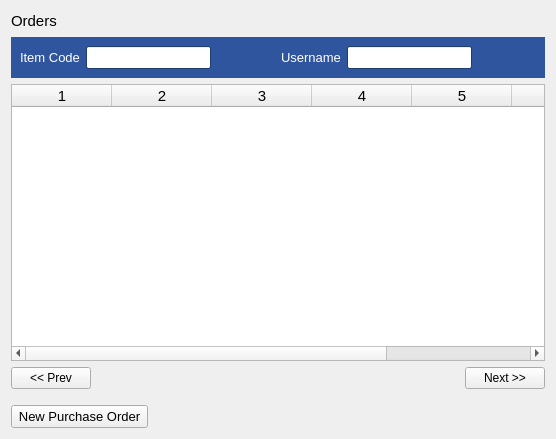
<?xml version="1.0" encoding="UTF-8"?>
<ui version="4.0">
 <class>ManageOrderItemWidget</class>
 <widget class="QWidget" name="ManageOrderItemWidget">
  <property name="geometry">
   <rect>
    <x>0</x>
    <y>0</y>
    <width>556</width>
    <height>439</height>
   </rect>
  </property>
  <property name="windowTitle">
   <string>Form</string>
  </property>
  <layout class="QVBoxLayout" name="verticalLayout">
   <item>
    <layout class="QHBoxLayout" name="horizontalLayout">
     <item>
      <widget class="QLabel" name="label">
       <property name="font">
        <font>
         <pointsize>11</pointsize>
        </font>
       </property>
       <property name="text">
        <string>Orders</string>
       </property>
      </widget>
     </item>
     <item>
      <spacer name="horizontalSpacer">
       <property name="orientation">
        <enum>Qt::Horizontal</enum>
       </property>
       <property name="sizeHint" stdset="0">
        <size>
         <width>40</width>
         <height>20</height>
        </size>
       </property>
      </spacer>
     </item>
    </layout>
   </item>
   <item>
    <widget class="QWidget" name="widget" native="true">
     <property name="palette">
      <palette>
       <active>
        <colorrole role="WindowText">
         <brush brushstyle="SolidPattern">
          <color alpha="255">
           <red>0</red>
           <green>0</green>
           <blue>0</blue>
          </color>
         </brush>
        </colorrole>
        <colorrole role="Button">
         <brush brushstyle="SolidPattern">
          <color alpha="255">
           <red>180</red>
           <green>180</green>
           <blue>180</blue>
          </color>
         </brush>
        </colorrole>
        <colorrole role="Light">
         <brush brushstyle="SolidPattern">
          <color alpha="255">
           <red>255</red>
           <green>255</green>
           <blue>255</blue>
          </color>
         </brush>
        </colorrole>
        <colorrole role="Midlight">
         <brush brushstyle="SolidPattern">
          <color alpha="255">
           <red>217</red>
           <green>217</green>
           <blue>217</blue>
          </color>
         </brush>
        </colorrole>
        <colorrole role="Dark">
         <brush brushstyle="SolidPattern">
          <color alpha="255">
           <red>90</red>
           <green>90</green>
           <blue>90</blue>
          </color>
         </brush>
        </colorrole>
        <colorrole role="Mid">
         <brush brushstyle="SolidPattern">
          <color alpha="255">
           <red>120</red>
           <green>120</green>
           <blue>120</blue>
          </color>
         </brush>
        </colorrole>
        <colorrole role="Text">
         <brush brushstyle="SolidPattern">
          <color alpha="255">
           <red>0</red>
           <green>0</green>
           <blue>0</blue>
          </color>
         </brush>
        </colorrole>
        <colorrole role="BrightText">
         <brush brushstyle="SolidPattern">
          <color alpha="255">
           <red>255</red>
           <green>255</green>
           <blue>255</blue>
          </color>
         </brush>
        </colorrole>
        <colorrole role="ButtonText">
         <brush brushstyle="SolidPattern">
          <color alpha="255">
           <red>0</red>
           <green>0</green>
           <blue>0</blue>
          </color>
         </brush>
        </colorrole>
        <colorrole role="Base">
         <brush brushstyle="SolidPattern">
          <color alpha="255">
           <red>255</red>
           <green>255</green>
           <blue>255</blue>
          </color>
         </brush>
        </colorrole>
        <colorrole role="Window">
         <brush brushstyle="SolidPattern">
          <color alpha="255">
           <red>46</red>
           <green>85</green>
           <blue>157</blue>
          </color>
         </brush>
        </colorrole>
        <colorrole role="Shadow">
         <brush brushstyle="SolidPattern">
          <color alpha="255">
           <red>0</red>
           <green>0</green>
           <blue>0</blue>
          </color>
         </brush>
        </colorrole>
        <colorrole role="AlternateBase">
         <brush brushstyle="SolidPattern">
          <color alpha="255">
           <red>217</red>
           <green>217</green>
           <blue>217</blue>
          </color>
         </brush>
        </colorrole>
        <colorrole role="ToolTipBase">
         <brush brushstyle="SolidPattern">
          <color alpha="255">
           <red>255</red>
           <green>255</green>
           <blue>220</blue>
          </color>
         </brush>
        </colorrole>
        <colorrole role="ToolTipText">
         <brush brushstyle="SolidPattern">
          <color alpha="255">
           <red>0</red>
           <green>0</green>
           <blue>0</blue>
          </color>
         </brush>
        </colorrole>
       </active>
       <inactive>
        <colorrole role="WindowText">
         <brush brushstyle="SolidPattern">
          <color alpha="255">
           <red>0</red>
           <green>0</green>
           <blue>0</blue>
          </color>
         </brush>
        </colorrole>
        <colorrole role="Button">
         <brush brushstyle="SolidPattern">
          <color alpha="255">
           <red>180</red>
           <green>180</green>
           <blue>180</blue>
          </color>
         </brush>
        </colorrole>
        <colorrole role="Light">
         <brush brushstyle="SolidPattern">
          <color alpha="255">
           <red>255</red>
           <green>255</green>
           <blue>255</blue>
          </color>
         </brush>
        </colorrole>
        <colorrole role="Midlight">
         <brush brushstyle="SolidPattern">
          <color alpha="255">
           <red>217</red>
           <green>217</green>
           <blue>217</blue>
          </color>
         </brush>
        </colorrole>
        <colorrole role="Dark">
         <brush brushstyle="SolidPattern">
          <color alpha="255">
           <red>90</red>
           <green>90</green>
           <blue>90</blue>
          </color>
         </brush>
        </colorrole>
        <colorrole role="Mid">
         <brush brushstyle="SolidPattern">
          <color alpha="255">
           <red>120</red>
           <green>120</green>
           <blue>120</blue>
          </color>
         </brush>
        </colorrole>
        <colorrole role="Text">
         <brush brushstyle="SolidPattern">
          <color alpha="255">
           <red>0</red>
           <green>0</green>
           <blue>0</blue>
          </color>
         </brush>
        </colorrole>
        <colorrole role="BrightText">
         <brush brushstyle="SolidPattern">
          <color alpha="255">
           <red>255</red>
           <green>255</green>
           <blue>255</blue>
          </color>
         </brush>
        </colorrole>
        <colorrole role="ButtonText">
         <brush brushstyle="SolidPattern">
          <color alpha="255">
           <red>0</red>
           <green>0</green>
           <blue>0</blue>
          </color>
         </brush>
        </colorrole>
        <colorrole role="Base">
         <brush brushstyle="SolidPattern">
          <color alpha="255">
           <red>255</red>
           <green>255</green>
           <blue>255</blue>
          </color>
         </brush>
        </colorrole>
        <colorrole role="Window">
         <brush brushstyle="SolidPattern">
          <color alpha="255">
           <red>46</red>
           <green>85</green>
           <blue>157</blue>
          </color>
         </brush>
        </colorrole>
        <colorrole role="Shadow">
         <brush brushstyle="SolidPattern">
          <color alpha="255">
           <red>0</red>
           <green>0</green>
           <blue>0</blue>
          </color>
         </brush>
        </colorrole>
        <colorrole role="AlternateBase">
         <brush brushstyle="SolidPattern">
          <color alpha="255">
           <red>217</red>
           <green>217</green>
           <blue>217</blue>
          </color>
         </brush>
        </colorrole>
        <colorrole role="ToolTipBase">
         <brush brushstyle="SolidPattern">
          <color alpha="255">
           <red>255</red>
           <green>255</green>
           <blue>220</blue>
          </color>
         </brush>
        </colorrole>
        <colorrole role="ToolTipText">
         <brush brushstyle="SolidPattern">
          <color alpha="255">
           <red>0</red>
           <green>0</green>
           <blue>0</blue>
          </color>
         </brush>
        </colorrole>
       </inactive>
       <disabled>
        <colorrole role="WindowText">
         <brush brushstyle="SolidPattern">
          <color alpha="255">
           <red>90</red>
           <green>90</green>
           <blue>90</blue>
          </color>
         </brush>
        </colorrole>
        <colorrole role="Button">
         <brush brushstyle="SolidPattern">
          <color alpha="255">
           <red>180</red>
           <green>180</green>
           <blue>180</blue>
          </color>
         </brush>
        </colorrole>
        <colorrole role="Light">
         <brush brushstyle="SolidPattern">
          <color alpha="255">
           <red>255</red>
           <green>255</green>
           <blue>255</blue>
          </color>
         </brush>
        </colorrole>
        <colorrole role="Midlight">
         <brush brushstyle="SolidPattern">
          <color alpha="255">
           <red>217</red>
           <green>217</green>
           <blue>217</blue>
          </color>
         </brush>
        </colorrole>
        <colorrole role="Dark">
         <brush brushstyle="SolidPattern">
          <color alpha="255">
           <red>90</red>
           <green>90</green>
           <blue>90</blue>
          </color>
         </brush>
        </colorrole>
        <colorrole role="Mid">
         <brush brushstyle="SolidPattern">
          <color alpha="255">
           <red>120</red>
           <green>120</green>
           <blue>120</blue>
          </color>
         </brush>
        </colorrole>
        <colorrole role="Text">
         <brush brushstyle="SolidPattern">
          <color alpha="255">
           <red>90</red>
           <green>90</green>
           <blue>90</blue>
          </color>
         </brush>
        </colorrole>
        <colorrole role="BrightText">
         <brush brushstyle="SolidPattern">
          <color alpha="255">
           <red>255</red>
           <green>255</green>
           <blue>255</blue>
          </color>
         </brush>
        </colorrole>
        <colorrole role="ButtonText">
         <brush brushstyle="SolidPattern">
          <color alpha="255">
           <red>90</red>
           <green>90</green>
           <blue>90</blue>
          </color>
         </brush>
        </colorrole>
        <colorrole role="Base">
         <brush brushstyle="SolidPattern">
          <color alpha="255">
           <red>46</red>
           <green>85</green>
           <blue>157</blue>
          </color>
         </brush>
        </colorrole>
        <colorrole role="Window">
         <brush brushstyle="SolidPattern">
          <color alpha="255">
           <red>46</red>
           <green>85</green>
           <blue>157</blue>
          </color>
         </brush>
        </colorrole>
        <colorrole role="Shadow">
         <brush brushstyle="SolidPattern">
          <color alpha="255">
           <red>0</red>
           <green>0</green>
           <blue>0</blue>
          </color>
         </brush>
        </colorrole>
        <colorrole role="AlternateBase">
         <brush brushstyle="SolidPattern">
          <color alpha="255">
           <red>180</red>
           <green>180</green>
           <blue>180</blue>
          </color>
         </brush>
        </colorrole>
        <colorrole role="ToolTipBase">
         <brush brushstyle="SolidPattern">
          <color alpha="255">
           <red>255</red>
           <green>255</green>
           <blue>220</blue>
          </color>
         </brush>
        </colorrole>
        <colorrole role="ToolTipText">
         <brush brushstyle="SolidPattern">
          <color alpha="255">
           <red>0</red>
           <green>0</green>
           <blue>0</blue>
          </color>
         </brush>
        </colorrole>
       </disabled>
      </palette>
     </property>
     <property name="font">
      <font>
       <pointsize>10</pointsize>
      </font>
     </property>
     <property name="autoFillBackground">
      <bool>true</bool>
     </property>
     <layout class="QHBoxLayout" name="horizontalLayout_3">
      <item>
       <widget class="QLabel" name="label_2">
        <property name="palette">
         <palette>
          <active>
           <colorrole role="WindowText">
            <brush brushstyle="SolidPattern">
             <color alpha="255">
              <red>255</red>
              <green>255</green>
              <blue>255</blue>
             </color>
            </brush>
           </colorrole>
          </active>
          <inactive>
           <colorrole role="WindowText">
            <brush brushstyle="SolidPattern">
             <color alpha="255">
              <red>255</red>
              <green>255</green>
              <blue>255</blue>
             </color>
            </brush>
           </colorrole>
          </inactive>
          <disabled>
           <colorrole role="WindowText">
            <brush brushstyle="SolidPattern">
             <color alpha="255">
              <red>90</red>
              <green>90</green>
              <blue>90</blue>
             </color>
            </brush>
           </colorrole>
          </disabled>
         </palette>
        </property>
        <property name="text">
         <string>Item Code</string>
        </property>
       </widget>
      </item>
      <item>
       <widget class="QLineEdit" name="itemCodeSearch"/>
      </item>
      <item>
       <spacer name="horizontalSpacer_2">
        <property name="orientation">
         <enum>Qt::Horizontal</enum>
        </property>
        <property name="sizeType">
         <enum>QSizePolicy::MinimumExpanding</enum>
        </property>
        <property name="sizeHint" stdset="0">
         <size>
          <width>40</width>
          <height>20</height>
         </size>
        </property>
       </spacer>
      </item>
      <item>
       <widget class="QLabel" name="label_3">
        <property name="palette">
         <palette>
          <active>
           <colorrole role="WindowText">
            <brush brushstyle="SolidPattern">
             <color alpha="255">
              <red>255</red>
              <green>255</green>
              <blue>255</blue>
             </color>
            </brush>
           </colorrole>
          </active>
          <inactive>
           <colorrole role="WindowText">
            <brush brushstyle="SolidPattern">
             <color alpha="255">
              <red>255</red>
              <green>255</green>
              <blue>255</blue>
             </color>
            </brush>
           </colorrole>
          </inactive>
          <disabled>
           <colorrole role="WindowText">
            <brush brushstyle="SolidPattern">
             <color alpha="255">
              <red>90</red>
              <green>90</green>
              <blue>90</blue>
             </color>
            </brush>
           </colorrole>
          </disabled>
         </palette>
        </property>
        <property name="text">
         <string>Username</string>
        </property>
       </widget>
      </item>
      <item>
       <widget class="QLineEdit" name="usernameSearch"/>
      </item>
      <item>
       <spacer name="horizontalSpacer_3">
        <property name="orientation">
         <enum>Qt::Horizontal</enum>
        </property>
        <property name="sizeHint" stdset="0">
         <size>
          <width>40</width>
          <height>20</height>
         </size>
        </property>
       </spacer>
      </item>
     </layout>
    </widget>
   </item>
   <item>
    <widget class="QTableWidget" name="tableWidget">
     <property name="font">
      <font>
       <pointsize>11</pointsize>
      </font>
     </property>
     <property name="columnCount">
      <number>7</number>
     </property>
     <column/>
     <column/>
     <column/>
     <column/>
     <column/>
     <column/>
     <column/>
    </widget>
   </item>
   <item>
    <layout class="QHBoxLayout" name="horizontalLayout_2">
     <item>
      <widget class="QPushButton" name="prevBtn">
       <property name="text">
        <string>&lt;&lt; Prev</string>
       </property>
      </widget>
     </item>
     <item>
      <spacer name="horizontalSpacer_4">
       <property name="orientation">
        <enum>Qt::Horizontal</enum>
       </property>
       <property name="sizeHint" stdset="0">
        <size>
         <width>40</width>
         <height>20</height>
        </size>
       </property>
      </spacer>
     </item>
     <item>
      <widget class="QPushButton" name="nextBtn">
       <property name="text">
        <string>Next &gt;&gt;</string>
       </property>
      </widget>
     </item>
    </layout>
   </item>
   <item>
    <spacer name="verticalSpacer">
     <property name="orientation">
      <enum>Qt::Vertical</enum>
     </property>
     <property name="sizeType">
      <enum>QSizePolicy::Fixed</enum>
     </property>
     <property name="sizeHint" stdset="0">
      <size>
       <width>20</width>
       <height>10</height>
      </size>
     </property>
    </spacer>
   </item>
   <item>
    <layout class="QHBoxLayout" name="horizontalLayout_4">
     <item>
      <widget class="QPushButton" name="addOrderItemBtn">
       <property name="font">
        <font>
         <pointsize>10</pointsize>
        </font>
       </property>
       <property name="text">
        <string> New Purchase Order </string>
       </property>
      </widget>
     </item>
     <item>
      <spacer name="horizontalSpacer_5">
       <property name="orientation">
        <enum>Qt::Horizontal</enum>
       </property>
       <property name="sizeHint" stdset="0">
        <size>
         <width>40</width>
         <height>20</height>
        </size>
       </property>
      </spacer>
     </item>
    </layout>
   </item>
  </layout>
 </widget>
 <resources/>
 <connections/>
</ui>
